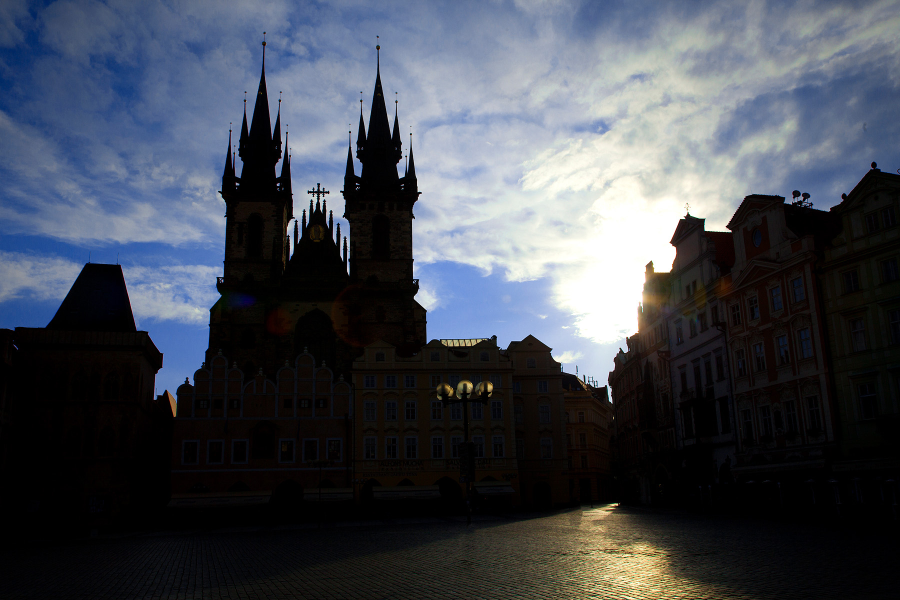
#> input picture Lab/Lab03/underExposed.jpg, 1800 x 1200 px (shown at 1/2 size)
$ jupyter execute --allow-errors lab03.ipynb   (shell and % lines are left out)
#> lines starting #> are read from the running program, lines starting #| are printed output that depends on the picture; after the words box and inside, x2 and y2 are one past the last pixel; in counts of white or black regions, pixels touching at a corner belong together
[cell 1]
"""
Joshua Stough
DIP

Histogram equalization on a color image, with plotting of the histograms.
"""
import matplotlib.pyplot as plt
import scipy.ndimage as ndimage
import numpy as np


#Load an image and normalize to [0,1]
I = plt.imread('underExposed.jpg').astype(float)
I = I - I.ravel().min()
I = I/I.ravel().max()


#Scaled per channel

IE = np.zeros(I.shape)
cha = ['r','g','b']
for channel in range(3):
    hist, bins = np.histogram(I[...,channel], bins=np.arange(257) / 256)
    CDF = np.cumsum(hist) / sum(hist)

    Ir = np.interp(I[...,channel], xp=bins[:-1], fp=CDF)

    IE[...,channel] = Ir

    #print(I[...,channel]) intensity values 0 to 1
    plt.plot(bins[:-1], CDF, cha[channel]);
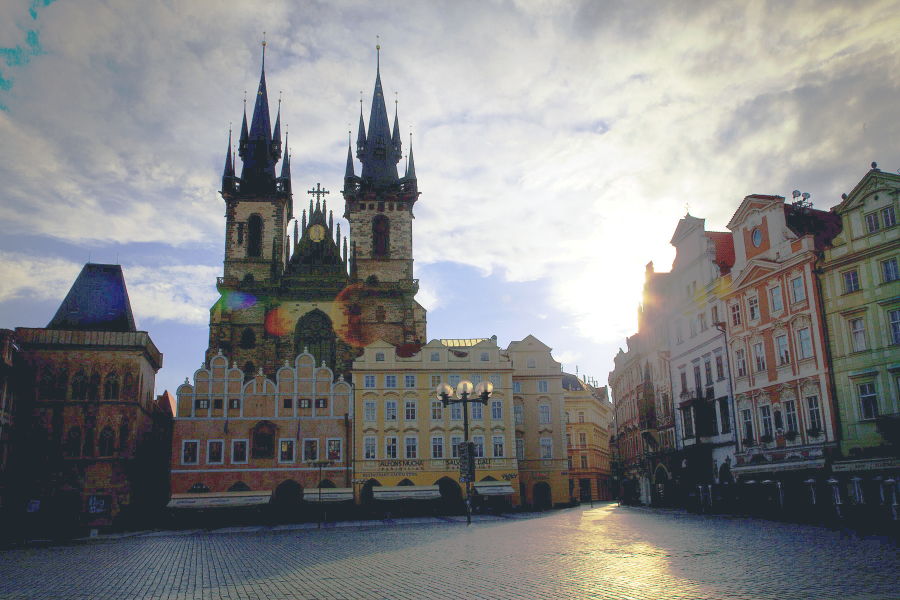
#> IE: shape (1200, 1800, 3) float64 (shown at 1/2 size); mean R, G, B 0.513, 0.518, 0.521


allbins = np.unique(I.ravel())
#> allbins = 256 values from 0 to 1

f, ax1 = plt.subplots(1,2, figsize=(10,3))
ax1[0].imshow(I) #https://matplotlib.org/api/_as_gen/matplotlib.pyplot.imshow.html
ax1[0].set_title('Original Image')

#> (the rest of this cell did not finish here and is left out)

[cell 2]
#Load an image and normalize to [0,1]
I = plt.imread('skyandsea.jpg').astype(float)
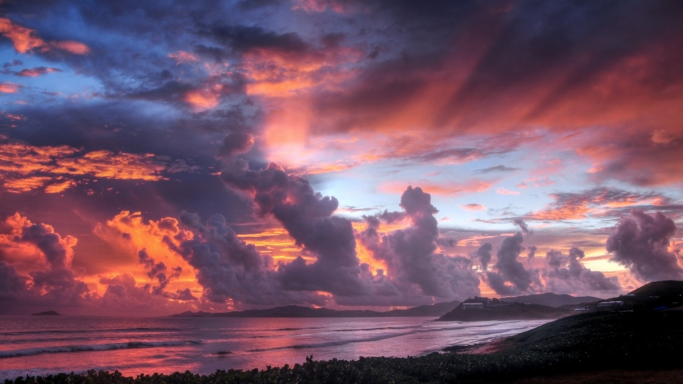
#> input picture Lab/Lab03/skyandsea.jpg, 1366 x 768 px (shown at 1/2 size)
#> I: shape (768, 1366, 3) float64
I = I - I.ravel().min()
I = I/I.ravel().max()


plt.figure()
#Scaled per channel

IE = np.zeros(I.shape)
cha = ['r','g','b']
for channel in range(3):
    hist, bins = np.histogram(I[...,channel], bins=np.arange(257) / 256)
    CDF = np.cumsum(hist) / sum(hist)

    Ir = np.interp(I[...,channel], xp=bins[:-1], fp=CDF)

    IE[...,channel] = Ir

    #print(I[...,channel]) intensity values 0 to 1

    plt.plot(bins[:-1], CDF, cha[channel]);
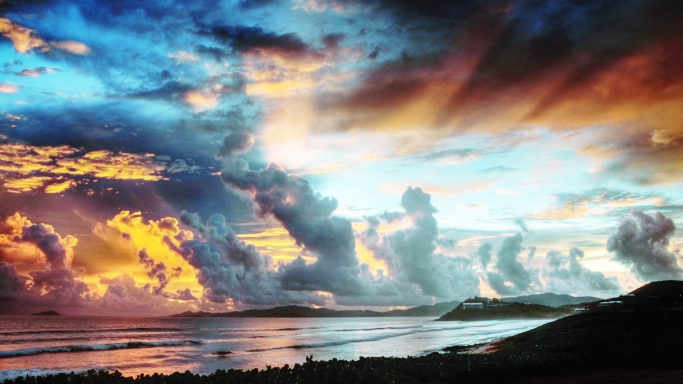
#> IE: shape (768, 1366, 3) float64 (shown at 1/2 size); mean R, G, B 0.504, 0.506, 0.506


allbins = np.unique(I.ravel())

f, ax1 = plt.subplots(1,2, figsize=(10,3))
ax1[0].imshow(I) #https://matplotlib.org/api/_as_gen/matplotlib.pyplot.imshow.html
ax1[0].set_title('Original Image')

ax1[1].hist(I[...,0].ravel(), allbins, alpha = .6, label = 'red', color = 'r')
ax1[1].hist(I[...,1].ravel(), allbins, alpha = .6, label = 'green', color = 'g')
ax1[1].hist(I[...,2].ravel(), allbins, alpha = .6, label = 'blue', color = 'b')
ax1[1].legend(loc = 'upper right')
plt.show()
#> figure, not shown here; curve peaks at x = 0.996, y = 1; curve peaks at x = 0.996, y = 1; curve peaks at x = 0.996, y = 1
#> figure, not shown here; panel 2: tallest bar 23684 high, from x = 0 to 0.00392; panel 2: tallest bar 24353 high, from x = 0 to 0.00392; panel 2: tallest bar 22163 high, from x = 0 to 0.00392


f, ax2 = plt.subplots(1,2, figsize=(10,3))
ax2[0].imshow(IE) #https://matplotlib.org/api/_as_gen/matplotlib.pyplot.imshow.html
ax2[0].set_title('Image Equalized Per Channel')

ax2[1].hist(IE[...,0].ravel(), 250, alpha = .6, label = 'red', color = 'r')
ax2[1].hist(IE[...,1].ravel(), 250, alpha = .6, label = 'green', color = 'g')
ax2[1].hist(IE[...,2].ravel(), 250, alpha = .6, label = 'blue', color = 'b')
ax2[1].legend(loc = 'upper right')


Ig = 0.2989 * I[..., 0] + 0.5870 * I[..., 1] + 0.1140 * I[..., 2]
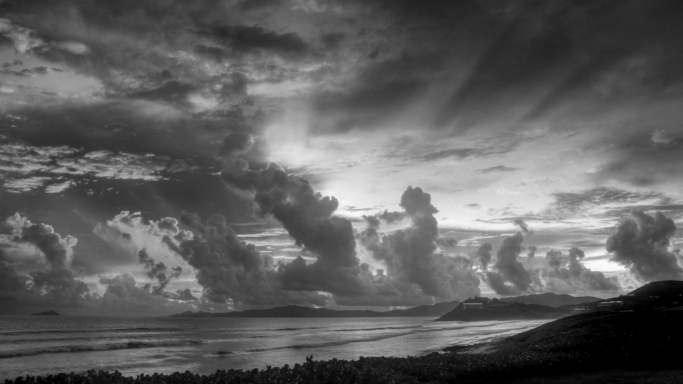
#> Ig: shape (768, 1366) float64 (shown at 1/2 size); min 0, max 0.995, mean 0.374
f, ax2 = plt.subplots(1,2, figsize=(10,3))
ax2[0].imshow(Ig) #https://matplotlib.org/api/_as_gen/matplotlib.pyplot.imshow.html
ax2[0].set_title('Image g Per Channel')

ax2[1].hist(Ig[...,0].ravel(), 250, alpha = .6, label = 'red', color = 'r')
ax2[1].hist(Ig[...,1].ravel(), 250, alpha = .6, label = 'green', color = 'g')
ax2[1].hist(Ig[...,2].ravel(), 250, alpha = .6, label = 'blue', color = 'b')
ax2[1].legend(loc = 'upper right')

plt.show()
#> figure, not shown here; panel 2: tallest bar 27677 high, from x = 0.0226 to 0.0265; panel 2: tallest bar 28356 high, from x = 0.0232 to 0.0271; panel 2: tallest bar 24780 high, from x = 0.0211 to 0.025
#> figure, not shown here; panel 2: tallest bar 20 high, from x = 0.176 to 0.178; panel 2: tallest bar 18 high, from x = 0.238 to 0.24

[cell 3]
#Load an image and normalize to [0,1]
I = plt.imread('outside.jpg').astype(float)
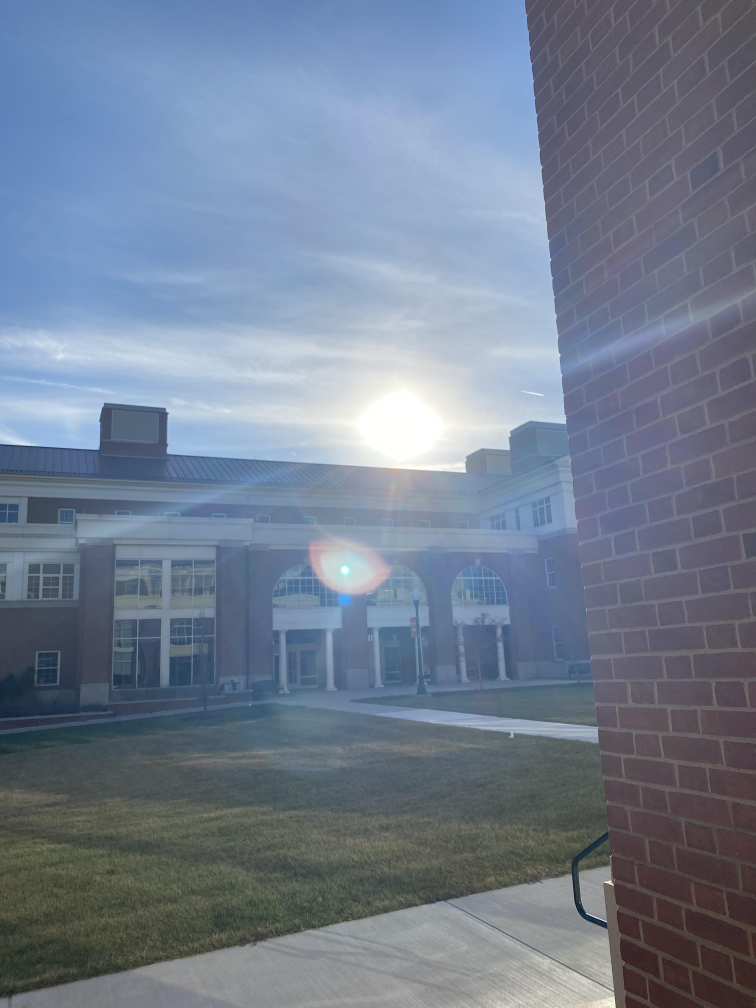
#> input picture Lab/Lab03/outside.jpg, 3024 x 4032 px (shown at 1/4 size)
#> I: shape (4032, 3024, 3) float64

I = I - I.ravel().min()
I = I/I.ravel().max()


plt.figure()
#Scaled per channel


#blue mask between .8 and .9
bluemask = I[...,2] > .8
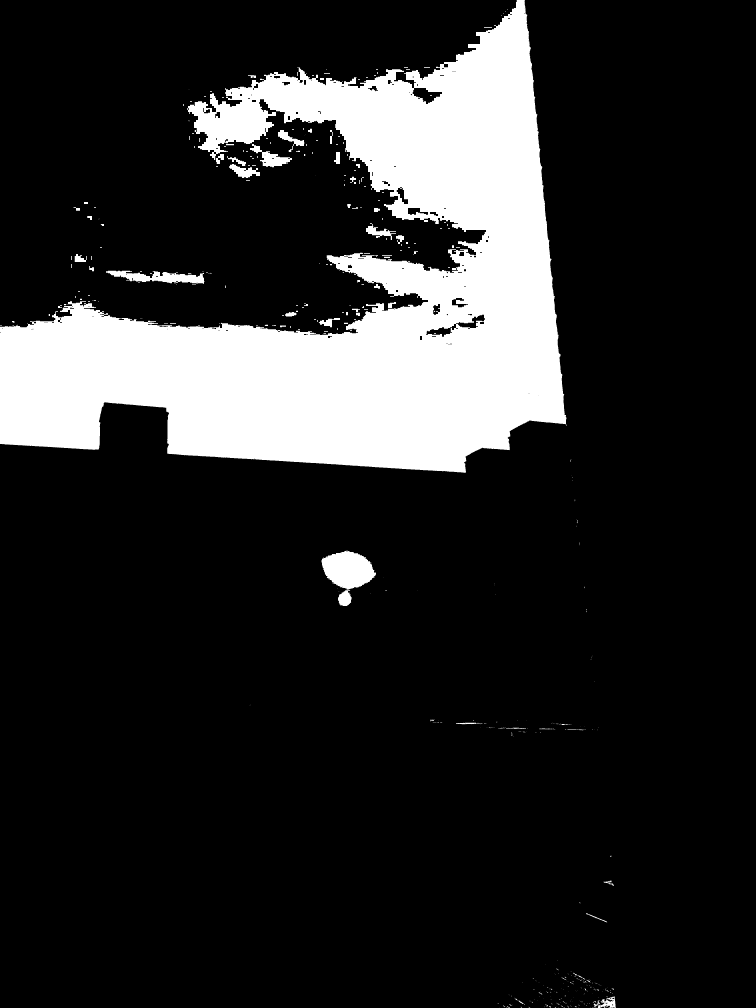
#> bluemask: shape (4032, 3024) bool (shown at 1/4 size); 16.3% white; 506 white regions (320 under 20 px), largest, box (x1, y1, x2, y2) and area: (0, 0, 2266, 1891) 1918355, (1287, 2203, 1504, 2357) 23442, (424, 1083, 819, 1136) 11278

bluemask[2000:,:] = False # touch up the blue mask so takes just the sky
#> bluemask: shape (4032, 3024) bool; 16.1% white; 203 white regions (50 under 20 px), largest, box (x1, y1, x2, y2) and area: (0, 0, 2266, 1891) 1918355, (424, 1083, 819, 1136) 11278, (1000, 576, 1168, 669) 5596
bluemask[0:1400,0:2000] = True
#> bluemask: shape (4032, 3024) bool; 32.1% white; 10 white regions (9 under 20 px), largest, box (x1, y1, x2, y2) and area: (0, 0, 2266, 1891) 3919324


IE = np.zeros(I.shape)
cha = ['r','g','b']
for channel in range(3):

    hist, bins = np.histogram(I[...,channel], bins=np.arange(257) / 256)
    CDF = np.cumsum(hist) / sum(hist)

    Ir = np.interp(I[...,channel], xp=bins[:-1], fp=CDF)

    IE[...,channel] = Ir
    IE[bluemask,channel] = I[bluemask,channel]

    #print(I[...,channel]) intensity values 0 to 1

    plt.plot(bins[:-1], CDF, cha[channel]);
#> this loop made 3 passes
#> pass 1, `Ir = np.interp(I[...,channel], xp=bins[:-1], fp=CDF)`:
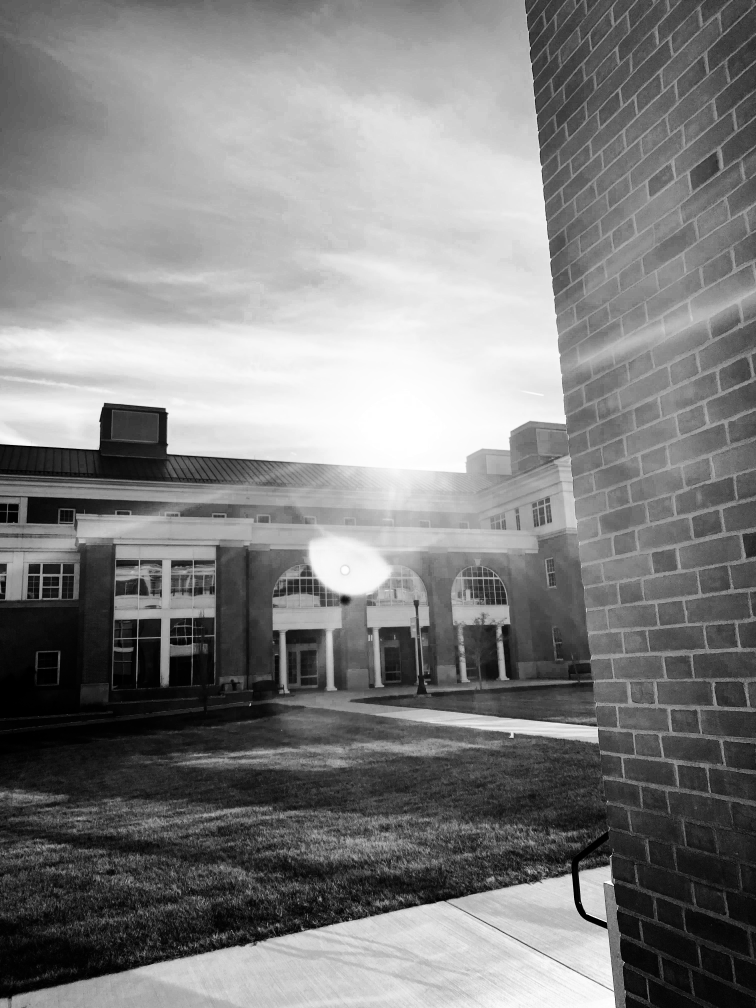
#> Ir: shape (4032, 3024) float64 (shown at 1/4 size); min 1.33e-05, max 1, mean 0.508
#> after the loop:
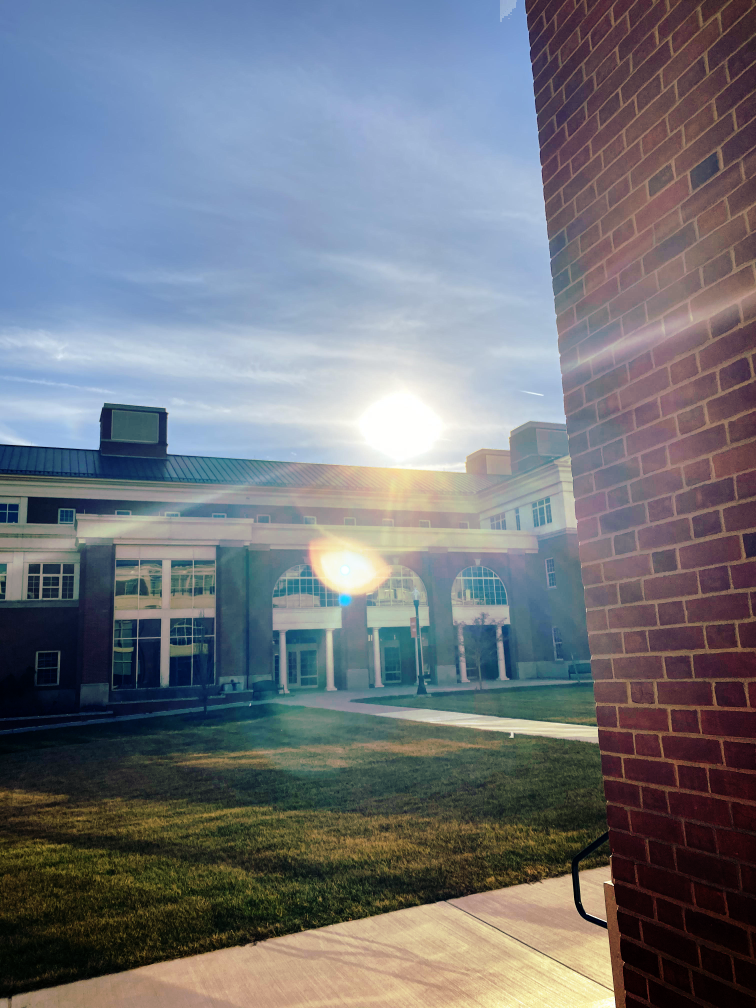
#> IE: shape (4032, 3024, 3) float64 (shown at 1/4 size); mean R, G, B 0.447, 0.464, 0.495


allbins = np.unique(I.ravel())

f, ax1 = plt.subplots(1,2, figsize=(10,3))
ax1[0].imshow(I) #https://matplotlib.org/api/_as_gen/matplotlib.pyplot.imshow.html
ax1[0].set_title('Original Image')

ax1[1].hist(I[...,0].ravel(), allbins, alpha = .6, label = 'red', color = 'r')
ax1[1].hist(I[...,1].ravel(), allbins, alpha = .6, label = 'green', color = 'g')
ax1[1].hist(I[...,2].ravel(), allbins, alpha = .6, label = 'blue', color = 'b')
ax1[1].legend(loc = 'upper right')
plt.show()
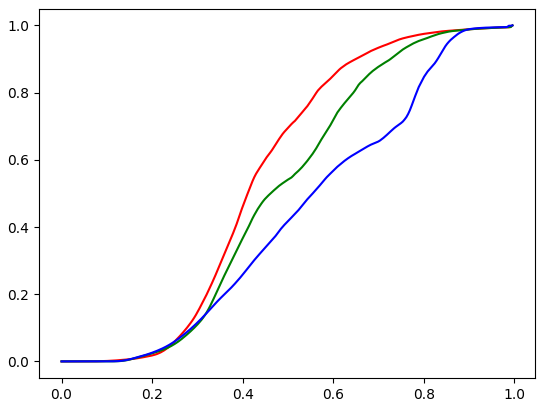
#> figure drawn by matplotlib, 1 panel; curve peaks at x = 0.996, y = 1; curve peaks at x = 0.996, y = 1; curve peaks at x = 0.996, y = 1
#> figure, not shown here; panel 2: tallest bar 190509 high, from x = 0.396 to 0.4; panel 2: tallest bar 142786 high, from x = 0.349 to 0.353; panel 2: tallest bar 178597 high, from x = 0.78 to 0.784


f, ax2 = plt.subplots(1,2, figsize=(10,3))
ax2[0].imshow(IE) #https://matplotlib.org/api/_as_gen/matplotlib.pyplot.imshow.html
ax2[0].set_title('Image Equalized Per Channel')

ax2[1].hist(IE[...,0].ravel(), 250, alpha = .6, label = 'red', color = 'r')
ax2[1].hist(IE[...,1].ravel(), 250, alpha = .6, label = 'green', color = 'g')
ax2[1].hist(IE[...,2].ravel(), 250, alpha = .6, label = 'blue', color = 'b')
ax2[1].legend(loc = 'upper right')
plt.show()
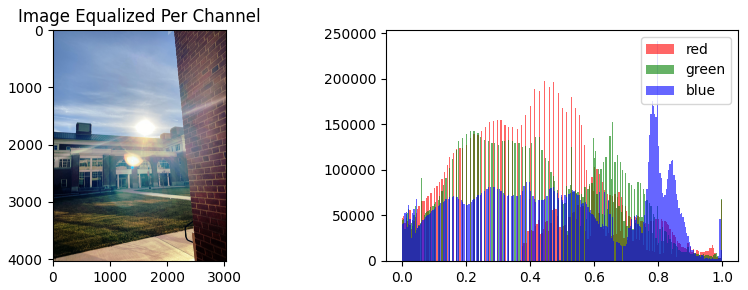
#> figure drawn by matplotlib, 2 panels; panel 2: tallest bar 197112 high, from x = 0.444 to 0.448; panel 2: tallest bar 152194 high, from x = 0.656 to 0.66; panel 2: tallest bar 241507 high, from x = 0.796 to 0.8

plt.imshow(bluemask)
